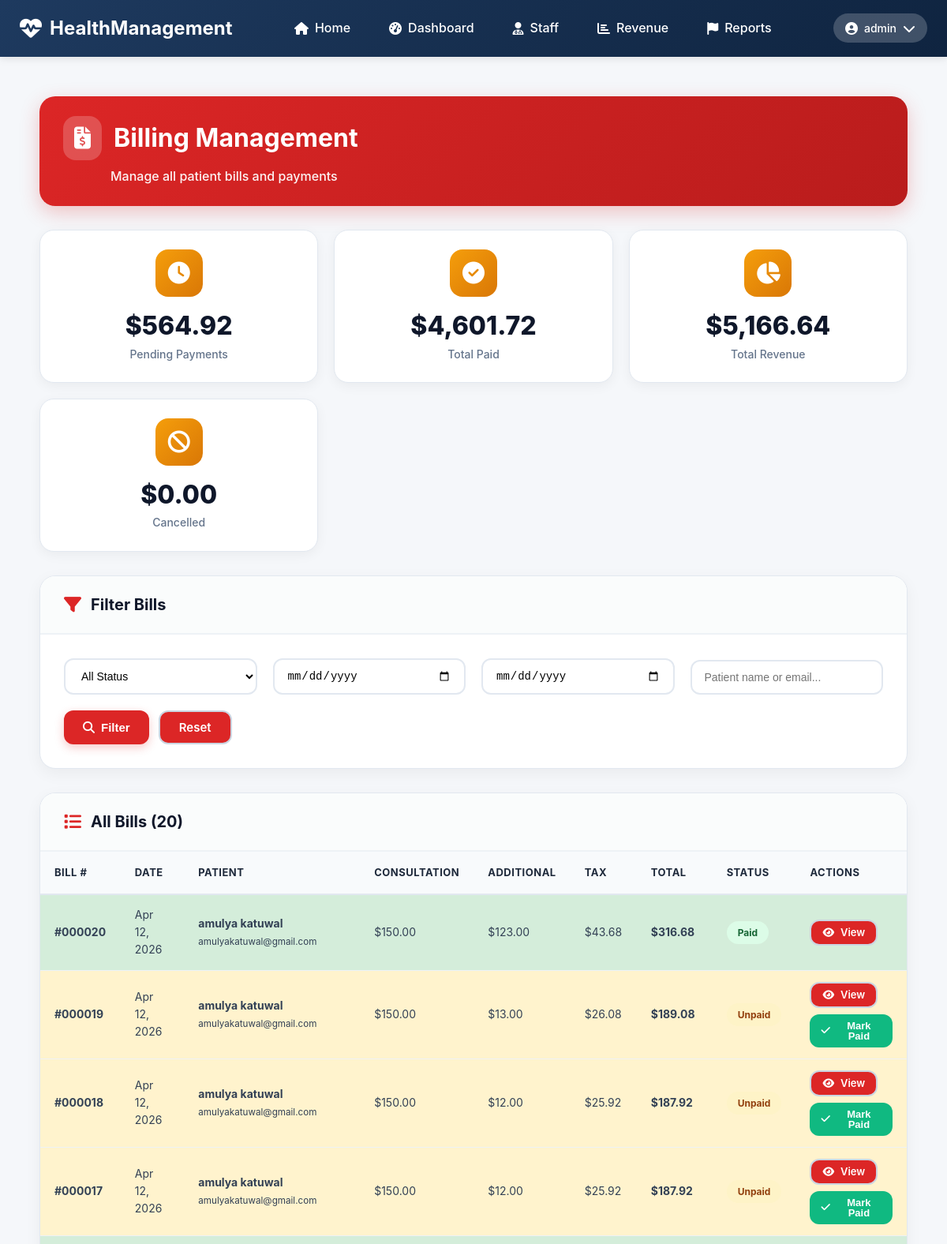
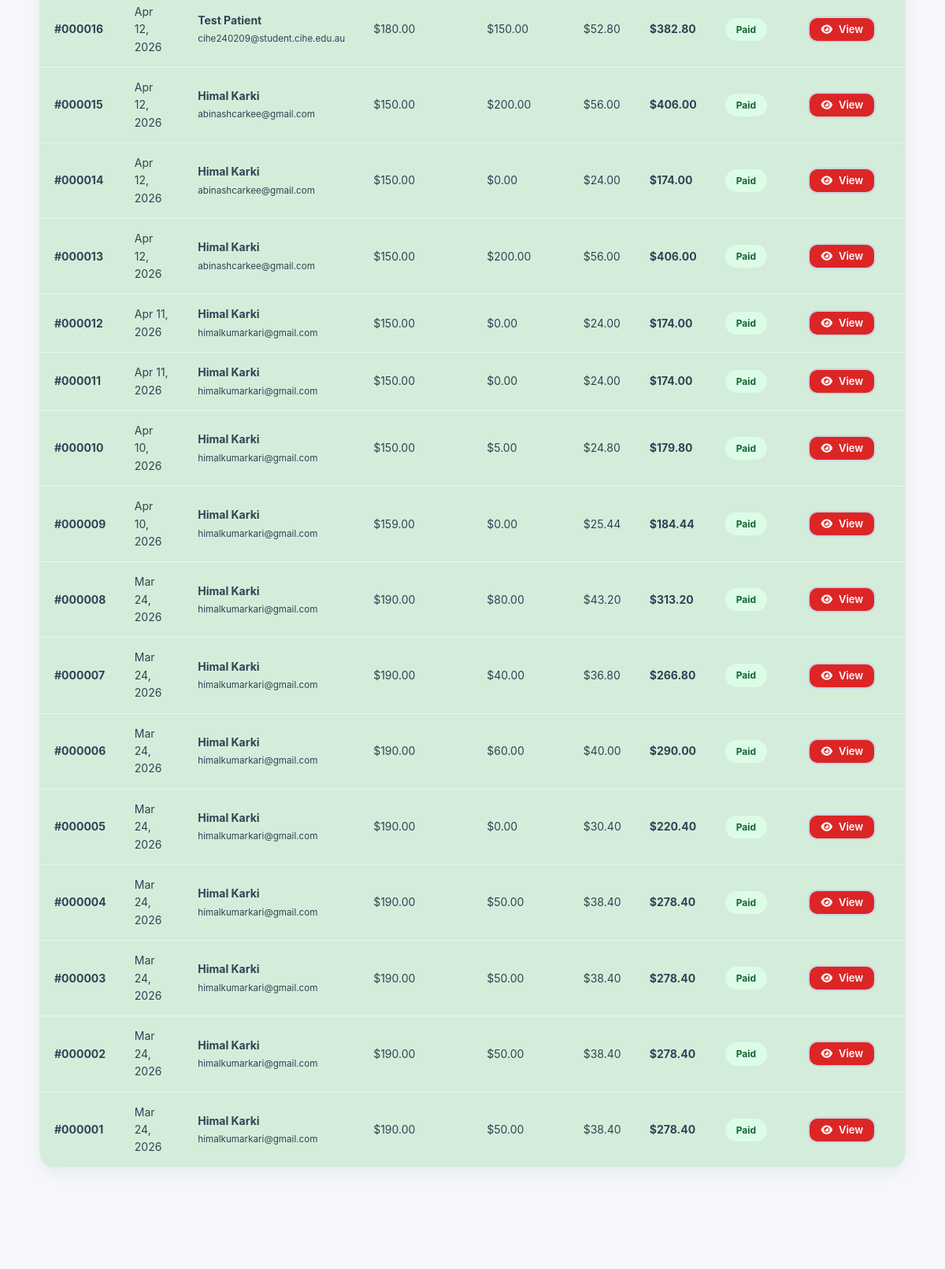
Screenshot of /admin/billing.php (signed in, upper part) with the database file from the repository (2 pictures, top to bottom).
### tables this page shows
CREATE TABLE `bills` (
  `billId` int(11) NOT NULL,
  `patientId` int(11) NOT NULL,
  `appointmentId` int(11) DEFAULT NULL,
  `recordId` int(11) DEFAULT NULL,
  `consultationFee` decimal(10,2) NOT NULL DEFAULT 0.00,
  `additionalCharges` decimal(10,2) NOT NULL DEFAULT 0.00,
  `serviceCharge` decimal(10,2) NOT NULL DEFAULT 0.00,
  `gst` decimal(10,2) NOT NULL DEFAULT 0.00,
  `totalAmount` decimal(10,2) NOT NULL,
  `status` enum('unpaid','paid','cancelled','overdue') DEFAULT 'unpaid',
  `generatedAt` datetime DEFAULT current_timestamp(),
  `paidAt` datetime DEFAULT NULL
);

CREATE TABLE `users` (
  `userId` int(11) NOT NULL,
  `username` varchar(50) NOT NULL,
  `passwordHash` varchar(255) NOT NULL,
  `email` varchar(100) NOT NULL,
  `firstName` varchar(50) NOT NULL,
  `lastName` varchar(50) NOT NULL,
  `phoneNumber` varchar(20) DEFAULT NULL,
  `role` enum('patient','staff','nurse','doctor','admin','accountant') DEFAULT 'patient',
  `isVerified` tinyint(1) DEFAULT 0,
  `verificationCode` varchar(64) DEFAULT NULL,
  `resetToken` varchar(64) DEFAULT NULL,
  `resetExpiry` datetime DEFAULT NULL,
  `dateCreated` datetime DEFAULT current_timestamp(),
  `lastLogin` datetime DEFAULT NULL
);

### includes/functions.php (called while the page is built, shortened)
<?php
function getAllBills($filters = []) {
    global $pdo;
    try {
        $query = "
            SELECT b.*,
                   CONCAT(u.firstName, ' ', u.lastName) as patientName,
                   u.email as patientEmail
            FROM bills b
            JOIN patients p ON b.patientId = p.patientId
            JOIN users u ON p.userId = u.userId
            WHERE 1=1
        ";
        $params = [];
        $query .= " ORDER BY b.generatedAt DESC";
        $stmt = $pdo->prepare($query);
        $stmt->execute($params);
        return $stmt->fetchAll();
    } catch (Exception $e) {
        error_log("Get all bills error: " . $e->getMessage());
        return [];
    }
}
?>

### admin/billing.php (the view, shortened to what this page needs)
<?php
$extraCSS = '<link rel="stylesheet" href="../css/admin.css">';
include '../includes/header.php';
$dateFrom = $_GET['date_from'] ?? '';
$dateTo = $_GET['date_to'] ?? '';
$searchTerm = $_GET['search'] ?? '';
$filters = [];
$bills = getAllBills($filters);
$totalUnpaid = 0;
$totalPaid = 0;
$totalCancelled = 0;
foreach ($bills as $bill) {
    if ($bill['status'] == 'unpaid') $totalUnpaid += $bill['totalAmount'];
    elseif ($bill['status'] == 'paid') $totalPaid += $bill['totalAmount'];
    elseif ($bill['status'] == 'cancelled') $totalCancelled += $bill['totalAmount'];
}
?>
<div class="admin-container">
    <div class="admin-page-header">
        <div class="header-title">
            <h1><i class="fas fa-file-invoice-dollar"></i> Billing Management</h1>
            <p>Manage all patient bills and payments</p>
        </div>
    </div>
    <div class="admin-stats-grid">
        <div class="admin-stat-card revenue">
            <div class="admin-stat-icon"><i class="fas fa-clock"></i></div>
            <div class="admin-stat-content">
                <h3>$<?php echo number_format($totalUnpaid, 2); ?></h3>
                <p>Pending Payments</p>
            </div>
        </div>
        <div class="admin-stat-card revenue">
            <div class="admin-stat-icon"><i class="fas fa-check-circle"></i></div>
            <div class="admin-stat-content">
                <h3>$<?php echo number_format($totalPaid, 2); ?></h3>
                <p>Total Paid</p>
            </div>
        </div>
        <div class="admin-stat-card revenue">
            <div class="admin-stat-icon"><i class="fas fa-chart-pie"></i></div>
            <div class="admin-stat-content">
                <h3>$<?php echo number_format($totalUnpaid + $totalPaid, 2); ?></h3>
                <p>Total Revenue</p>
            </div>
        </div>
        <div class="admin-stat-card revenue">
            <div class="admin-stat-icon"><i class="fas fa-ban"></i></div>
            <div class="admin-stat-content">
                <h3>$<?php echo number_format($totalCancelled, 2); ?></h3>
                <p>Cancelled</p>
            </div>
        </div>
    </div>
    <div class="admin-card">
        <div class="admin-card-header">
            <h3><i class="fas fa-filter"></i> Filter Bills</h3>
        </div>
        <div class="admin-card-body">
            <form method="GET" class="admin-filter-row">
                <div class="admin-filter-group">
                    <select name="status" class="admin-form-control">
                        <option value="">All Status</option>
                    </select>
                </div>
                <div class="admin-filter-group">
                    <input type="date" name="date_from" value="<?php echo $dateFrom; ?>" class="admin-form-control">
                </div>
                <div class="admin-filter-group">
                    <input type="date" name="date_to" value="<?php echo $dateTo; ?>" class="admin-form-control">
                </div>
                <div class="admin-filter-group">
                    <input type="text" name="search" placeholder="Patient name or email..." value="<?php echo htmlspecialchars($searchTerm); ?>" class="admin-form-control">
                </div>
                <div class="admin-filter-actions">
                    <button type="submit" class="admin-btn admin-btn-primary"><i class="fas fa-search"></i> Filter</button>
                    <a href="billing.php" class="admin-btn admin-btn-outline">Reset</a>
                </div>
            </form>
        </div>
    </div>
    <div class="admin-card">
        <div class="admin-card-header">
            <h3><i class="fas fa-list"></i> All Bills (<?php echo count($bills); ?>)</h3>
        </div>
        <div class="admin-table-responsive">
            <table class="admin-data-table">
                <thead>
                    <tr>
                        <th>Bill #</th>
                        <th>Date</th>
                        <th>Patient</th>
                        <th>Consultation</th>
                        <th>Additional</th>
                        <th>Tax</th>
                        <th>Total</th>
                        <th>Status</th>
                        <th>Actions</th>
                    </tr>
                </thead>
                <tbody>
                    <?php if (empty($bills)): ?>
                        <tr><td colspan="9" class="admin-empty-message">No bills found.</td></tr>
                    <?php else: ?>
                        <?php foreach ($bills as $bill): ?>
                            <tr class="status-<?php echo $bill['status']; ?>">
                                <td data-label="Bill #"><strong>#<?php echo str_pad($bill['billId'], 6, '0', STR_PAD_LEFT); ?></strong></td>
                                <td data-label="Date"><?php echo date('M j, Y', strtotime($bill['generatedAt'])); ?></td>
                                <td data-label="Patient">
                                    <strong><?php echo htmlspecialchars($bill['patientName']); ?></strong><br>
                                    <small><?php echo htmlspecialchars($bill['patientEmail']); ?></small>
                                </td>
                                <td data-label="Consultation">$<?php echo number_format($bill['consultationFee'], 2); ?></td>
                                <td data-label="Additional">$<?php echo number_format($bill['additionalCharges'], 2); ?></td>
                                <td data-label="Tax">$<?php echo number_format($bill['serviceCharge'] + $bill['gst'], 2); ?></td>
                                <td data-label="Total"><strong>$<?php echo number_format($bill['totalAmount'], 2); ?></strong></td>
                                <td data-label="Status">
                                    <span class="admin-status-badge admin-status-<?php echo $bill['status']; ?>">
                                        <?php echo ucfirst($bill['status']); ?>
                                    </span>
                                </td>
                                <td data-label="Actions">
                                    <div class="admin-action-buttons">
                                        <a href="view-bill.php?bill_id=<?php echo $bill['billId']; ?>" class="admin-btn admin-btn-outline admin-btn-sm"><i class="fas fa-eye"></i> View</a>
                                        <?php if ($bill['status'] == 'unpaid'): ?>
                                            <button class="admin-btn admin-btn-success admin-btn-sm" onclick="openPaymentModal(<?php echo $bill['billId']; ?>, <?php echo $bill['totalAmount']; ?>)"><i class="fas fa-check"></i> Mark Paid</button>
                                        <?php endif; ?>
                                    </div>
                                </td>
                            </tr>
                        <?php endforeach; ?>
                    <?php endif; ?>
                </tbody>
            </table>
        </div>
    </div>
</div>
<?php include '../includes/footer.php'; ?>

### css/style.css (style rules this page uses)
* { margin: 0; padding: 0; box-sizing: border-box; }
body { font-family: -apple-system, BlinkMacSystemFont, 'Segoe UI', Roboto, 'Helvetica Neue', Arial, sans-serif; line-height: 1.6; color: #333; background-color: #f5f7fa; }
.status-paid { background: #d4edda; color: #155724; }
.status-unpaid, .status-pending { background: #fff3cd; color: #856404; }
.page-header h1 , .dashboard-header h1, .page-title, h1 { font-weight: 700 !important; text-shadow: none !important; }

### rows the page displays
bills: billId "000020", generatedAt "Apr 12, 2026", patientName "amulya katuwal", users.email "amulyakatuwal@gmail.com", consultationFee "150.00", additionalCharges "123.00", $bill['serviceCharge'] + $bill['gst'] "43.68", totalAmount "316.68", status "Paid"
bills: billId "000019", generatedAt "Apr 12, 2026", patientName "amulya katuwal", users.email "amulyakatuwal@gmail.com", consultationFee "150.00", additionalCharges "13.00", $bill['serviceCharge'] + $bill['gst'] "26.08", totalAmount "189.08", status "Unpaid"
bills: billId "000018", generatedAt "Apr 12, 2026", patientName "amulya katuwal", users.email "amulyakatuwal@gmail.com", consultationFee "150.00", additionalCharges "12.00", $bill['serviceCharge'] + $bill['gst'] "25.92", totalAmount "187.92", status "Unpaid"
bills: billId "000017", generatedAt "Apr 12, 2026", patientName "amulya katuwal", users.email "amulyakatuwal@gmail.com", consultationFee "150.00", additionalCharges "12.00", $bill['serviceCharge'] + $bill['gst'] "25.92", totalAmount "187.92", status "Unpaid"
bills: billId "000016", generatedAt "Apr 12, 2026", patientName "Test Patient", users.email "cihe240209@student.cihe.edu.au", consultationFee "180.00", additionalCharges "150.00", $bill['serviceCharge'] + $bill['gst'] "52.80", totalAmount "382.80", status "Paid"
bills: billId "000015", generatedAt "Apr 12, 2026", patientName "Himal Karki", users.email "abinashcarkee@gmail.com", consultationFee "150.00", additionalCharges "200.00", $bill['serviceCharge'] + $bill['gst'] "56.00", totalAmount "406.00", status "Paid"
bills: billId "000014", generatedAt "Apr 12, 2026", patientName "Himal Karki", users.email "abinashcarkee@gmail.com", consultationFee "150.00", additionalCharges "0.00", $bill['serviceCharge'] + $bill['gst'] "24.00", totalAmount "174.00", status "Paid"
bills: billId "000013", generatedAt "Apr 12, 2026", patientName "Himal Karki", users.email "abinashcarkee@gmail.com", consultationFee "150.00", additionalCharges "200.00", $bill['serviceCharge'] + $bill['gst'] "56.00", totalAmount "406.00", status "Paid"
bills: billId "000012", generatedAt "Apr 11, 2026", patientName "Himal Karki", users.email "himalkumarkari@gmail.com", consultationFee "150.00", additionalCharges "0.00", $bill['serviceCharge'] + $bill['gst'] "24.00", totalAmount "174.00", status "Paid"
bills: billId "000011", generatedAt "Apr 11, 2026", patientName "Himal Karki", users.email "himalkumarkari@gmail.com", consultationFee "150.00", additionalCharges "0.00", $bill['serviceCharge'] + $bill['gst'] "24.00", totalAmount "174.00", status "Paid"
bills: billId "000010", generatedAt "Apr 10, 2026", patientName "Himal Karki", users.email "himalkumarkari@gmail.com", consultationFee "150.00", additionalCharges "5.00", $bill['serviceCharge'] + $bill['gst'] "24.80", totalAmount "179.80", status "Paid"
bills: billId "000009", generatedAt "Apr 10, 2026", patientName "Himal Karki", users.email "himalkumarkari@gmail.com", consultationFee "159.00", additionalCharges "0.00", $bill['serviceCharge'] + $bill['gst'] "25.44", totalAmount "184.44", status "Paid"
bills: billId "000008", generatedAt "Mar 24, 2026", patientName "Himal Karki", users.email "himalkumarkari@gmail.com", consultationFee "190.00", additionalCharges "80.00", $bill['serviceCharge'] + $bill['gst'] "43.20", totalAmount "313.20", status "Paid"
bills: billId "000007", generatedAt "Mar 24, 2026", patientName "Himal Karki", users.email "himalkumarkari@gmail.com", consultationFee "190.00", additionalCharges "40.00", $bill['serviceCharge'] + $bill['gst'] "36.80", totalAmount "266.80", status "Paid"
bills: billId "000006", generatedAt "Mar 24, 2026", patientName "Himal Karki", users.email "himalkumarkari@gmail.com", consultationFee "190.00", additionalCharges "60.00", $bill['serviceCharge'] + $bill['gst'] "40.00", totalAmount "290.00", status "Paid"
bills: billId "000005", generatedAt "Mar 24, 2026", patientName "Himal Karki", users.email "himalkumarkari@gmail.com", consultationFee "190.00", additionalCharges "0.00", $bill['serviceCharge'] + $bill['gst'] "30.40", totalAmount "220.40", status "Paid"
bills: billId "000004", generatedAt "Mar 24, 2026", patientName "Himal Karki", users.email "himalkumarkari@gmail.com", consultationFee "190.00", additionalCharges "50.00", $bill['serviceCharge'] + $bill['gst'] "38.40", totalAmount "278.40", status "Paid"
bills: billId "000003", generatedAt "Mar 24, 2026", patientName "Himal Karki", users.email "himalkumarkari@gmail.com", consultationFee "190.00", additionalCharges "50.00", $bill['serviceCharge'] + $bill['gst'] "38.40", totalAmount "278.40", status "Paid"
bills: billId "000002", generatedAt "Mar 24, 2026", patientName "Himal Karki", users.email "himalkumarkari@gmail.com", consultationFee "190.00", additionalCharges "50.00", $bill['serviceCharge'] + $bill['gst'] "38.40", totalAmount "278.40", status "Paid"
bills: billId "000001", generatedAt "Mar 24, 2026", patientName "Himal Karki", users.email "himalkumarkari@gmail.com", consultationFee "190.00", additionalCharges "50.00", $bill['serviceCharge'] + $bill['gst'] "38.40", totalAmount "278.40", status "Paid"

### other values shown
$_SESSION['username'] "admin"
$totalUnpaid "564.92"
$totalPaid "4,601.72"
$totalUnpaid + $totalPaid "5,166.64"
$totalCancelled "0.00"
count($bills) "20"
